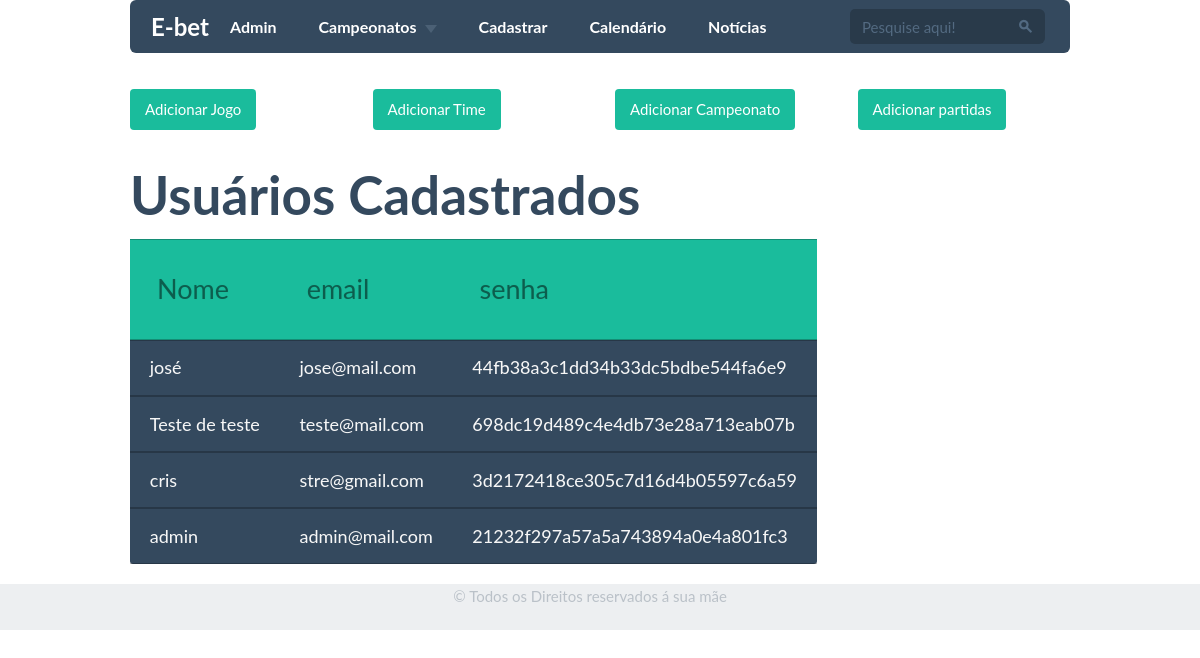
Page /pfc/pfc1/pagina admin.php on the committed database.
### tables this page shows
CREATE TABLE `usuario` (
  `idusuario` int(11) NOT NULL AUTO_INCREMENT,
  `email` varchar(80) NOT NULL,
  `senha` varchar(65) NOT NULL,
  `nome` varchar(60) NOT NULL,
  `dinheiros` decimal(15,2) NOT NULL,
  `tipo_usuario` int(11) NOT NULL,
  PRIMARY KEY (`idusuario`)
);

### pfc/pfc1/pagina admin.php (the view, shortened to what this page needs)
<!DOCTYPE html>
<html>
<head>
    <link href="dist/css/vendor/bootstrap/css/bootstrap.min.css" rel="stylesheet">
    <link href="dist/css/flat-ui.css" rel="stylesheet">
    <link href="docs/assets/css/demo.css" rel="stylesheet">
    <link href="index.css" rel="stylesheet">
</head>
<body>
<div class="container">
    <nav class="navbar navbar-inverse" role="navigation">
        <div class="navbar-header">
            <a class="navbar-brand" href="index.php" >E-bet</a>
        </div>
        <div class="collapse navbar-collapse" id="navbar-collapse-01">
            <ul class="nav navbar-nav navbar-left">
                <li ><a href="pagina admin.php">Admin</a></li>
                <li class="dropdown">
                    <a href="jogo.php" class="dropdown-toggle" data-toggle="dropdown">Campeonatos<b class="caret"></b></a>
                </li>
                <li><a href="cadastro.php">Cadastrar</a></li>
                <li><a href="calendario.php">Calendário</a></li>
                <li><a href="informacao.php">Notícias</a></li>
            </ul>
            <form class="navbar-form navbar-right" action="#" role="search">
                <div class="form-group">
                    <div class="input-group">
                        <input class="form-control" id="navbarInput-01" type="search" placeholder="Pesquise aqui!">
                        <span class="input-group-btn">
            <button type="submit" class="btn"><span class="fui-search"></span></button>
          </span>
                    </div>
                </div>
            </form>
        </div>
    </nav>
    <form>
        <div class="row demo-row">
            <div class="col-xs-3">
                <a href="jogolista.php"> <button type="button"  class="btn btn-primary navbar-btn"> Adicionar Jogo</button> </a>
            </div>
            <div class="col-xs-3">
                <a href="time_lista.php"> <button type="button"  class="btn btn-primary navbar-btn"> Adicionar Time</button> </a>
            </div>
            <div class="col-xs-3">
                <a href="campeonato_lista.php"> <button type="button"  class="btn btn-primary navbar-btn"> Adicionar Campeonato</button> </a>
            </div>
            <div class="col-xs-3">
                <a href="partidas_lista.php"> <button type="button"  class="btn btn-primary navbar-btn"> Adicionar partidas</button> </a>
            </div>
</div>
        <div class="demo-row">
            <h2>Usuários Cadastrados</h2>
            <table class="flat-table flat-table-1">
                <thead>
                    <th class="success">Nome</th>
                    <th class="success">email</th>
                    <th class="success">senha</th>
                </thead>
                <?php
                require("conexao.php");
                $sql = "select   nome, email, senha
                    from usuario;
                    ";
                $resultado = mysqli_query($conexao, $sql);
                while ($linha = mysqli_fetch_array($resultado)) {
                    echo "<tr class='active'>
                <td class='active'>" . $linha["nome"] . "</td>
                <td class='active'>" . $linha["email"] . "</td>
                <td class='active'>" . $linha["senha"] . "</td>
              </tr>";
                }
                ?>
            </table>
        </div>
</div>
<footer>
    <div class="container">
        <div class="row demo-row">
            <div class="col-xs-4">
            </div>
            <div class="col-xs-4">
                © Todos os Direitos reservados á sua mãe
            </div>
            <div class="col-xs-4">
            </div>
        </div>
    </div>
</footer>
</body>
</html>

### pfc/pfc1/docs/assets/css/demo.css (style rules this page uses)
.container { width: 970px !important; }
.demo-row { margin-bottom: 20px; }

### pfc/pfc1/index.css (style rules this page uses)
.flat-table { margin-bottom: 20px; border-collapse:collapse; font-family: 'Lato', Calibri, Arial, sans-serif; border: none; border-radius: 3px; -webkit-border-radius: 3px; -moz-border-radius: 3px; }
.flat-table th, .flat-table td { box-shadow: inset 0 -1px rgba(0,0,0,0.25), inset 0 1px rgba(0,0,0,0.25); }
.flat-table th { font-weight: normal; -webkit-font-smoothing: antialiased; padding: 1em; color: rgba(0,0,0,0.45); text-shadow: 0 0 1px rgba(0,0,0,0.1); font-size: 1.5em; }
.flat-table td { color: #f7f7f7; padding: 0.7em 1.1em 0.7em 1.1em; text-shadow: 0 0 1px rgba(255,255,255,0.1); font-size: 1em; }
.flat-table tr { -webkit-transition: background 0.3s, box-shadow 0.3s; -moz-transition: background 0.3s, box-shadow 0.3s; transition: background 0.3s, box-shadow 0.3s; }
.flat-table-1 { background:rgb(52, 73, 94); }
.flat-table thead { background-color: #1abc9c; }

### pfc/pfc1/pagina admin.php (style rules this page uses)
body { background-color: white; }

### rows in the picture
usuario: nome "josé", email "jose@mail.com", senha "44fb38a3c1dd34b33dc5bdbe544fa6e9"
usuario: nome "Teste de teste", email "teste@mail.com", senha "698dc19d489c4e4db73e28a713eab07b"
usuario: nome "cris", email "stre@gmail.com", senha "3d2172418ce305c7d16d4b05597c6a59"
usuario: nome "admin", email "admin@mail.com", senha "21232f297a57a5a743894a0e4a801fc3"
